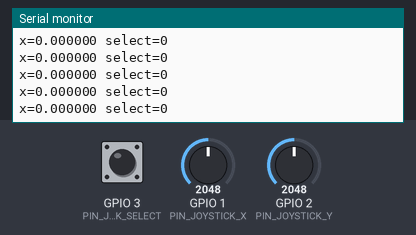
A program run on a simulated Seeed XIAO ESP32-S3. On the bench: the last lines printed to the serial monitor. The test bench sets the inputs (shaded band); at power-on: GPIO 1 (PIN_JOYSTICK_X) = 2048, GPIO 3 (PIN_JOYSTICK_SELECT) HIGH, GPIO 2 (PIN_JOYSTICK_Y) = 2048 (analog values on the 0–4095 scale).

Above: at 1.2 s.
1.3 s: GPIO 1 (PIN_JOYSTICK_X) set to 2866
At 1.34 s:
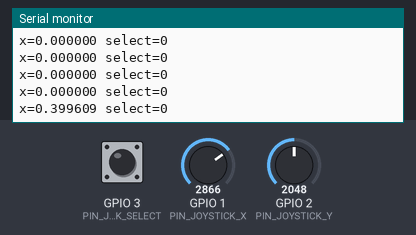
2.8 s: GPIO 3 (PIN_JOYSTICK_SELECT) pulled LOW for 0.15 s
At 2.85 s:
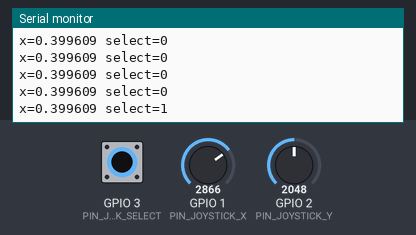
4.4 s: GPIO 1 (PIN_JOYSTICK_X) set to 3603
At 4.46 s:
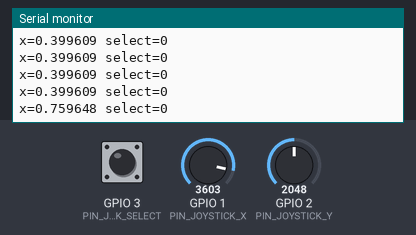
5.9 s: GPIO 3 (PIN_JOYSTICK_SELECT) pulled LOW for 1 s
At 5.96 s:
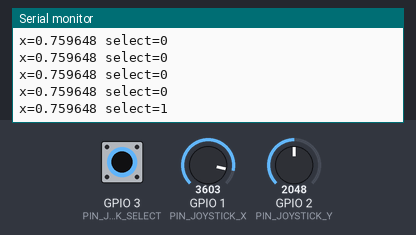
Timing chart, 0 to 8.9 s (numbered marks = the images above; inputs shaded):
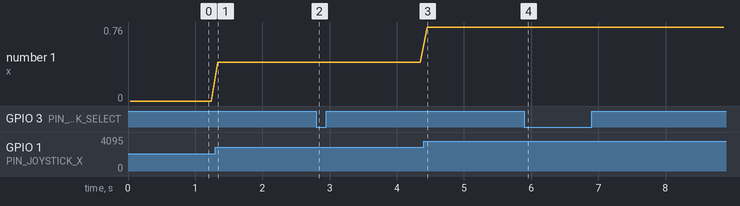

Measured:
- after the input at 1.3 s, the serial monitor: prints a new line at once (image 1)
- after the input at 2.8 s, the serial monitor: prints a new line at once (image 2)
- after the input at 4.4 s, the serial monitor: prints a new line after 0.05 s (image 3)
- after the input at 5.9 s, the serial monitor: prints a new line after 0.06 s (image 4)
- plotted number 1: 0 → 0.4 after the input at 1.3 s, 0.4 → 0.76 after the input at 4.4 s

The program:

main.cpp
```cpp
#include "config.h"

constexpr int JOYSTICK_DEADZONE = 300;
int joystickCenterX = 2048;

void calibrateJoystick() {
    long sum = 0;
    for (int i = 0; i < 16; i++) {
        sum += analogRead(PIN_JOYSTICK_X);
        delay(2);
    }
    joystickCenterX = sum / 16;
}

// Convertit une lecture brute (0..4095) en valeur entre -1.0 et +1.0
float normalizeJoystick(int raw, int center) {
    int offset = raw - center;
    if (abs(offset) < JOYSTICK_DEADZONE) {
        return 0.0f;
    }
    int range = (offset > 0) ? (4095 - center) : center;
    return constrain((float)offset / range, -1.0f, 1.0f);
}

void setup() {
    Serial.begin(115200);
    pinMode(PIN_JOYSTICK_SELECT, INPUT_PULLUP);
    analogReadResolution(12);  // lectures entre 0 et 4095
    calibrateJoystick();
}

void loop() {
    int x = analogRead(PIN_JOYSTICK_X);
    int y = analogRead(PIN_JOYSTICK_Y);
    bool pressed = digitalRead(PIN_JOYSTICK_SELECT) == LOW;

    Serial.printf("x=%f select=%d\n", normalizeJoystick(x, joystickCenterX), pressed);
    delay(100);
}
```

config.h
```cpp
// include/config.h : brochage de la console
#pragma once

#include <Arduino.h>

constexpr int PIN_BUTTON          = D5;
 constexpr int PIN_JOYSTICK_X      = D0;
 constexpr int PIN_JOYSTICK_Y      = D1;
 constexpr int PIN_JOYSTICK_SELECT = D2;
// constexpr int PIN_BUZZER          = D3;   // seulement sur breadboard

// constexpr int PIN_TFT_RESET = D7;
// constexpr int PIN_TFT_DC    = D8;
// constexpr int PIN_TFT_SCK   = D9;
// constexpr int PIN_TFT_MOSI  = D10;
// constexpr int PIN_TFT_CS    = -1;   // CS relié à GND : pas de broche
```
